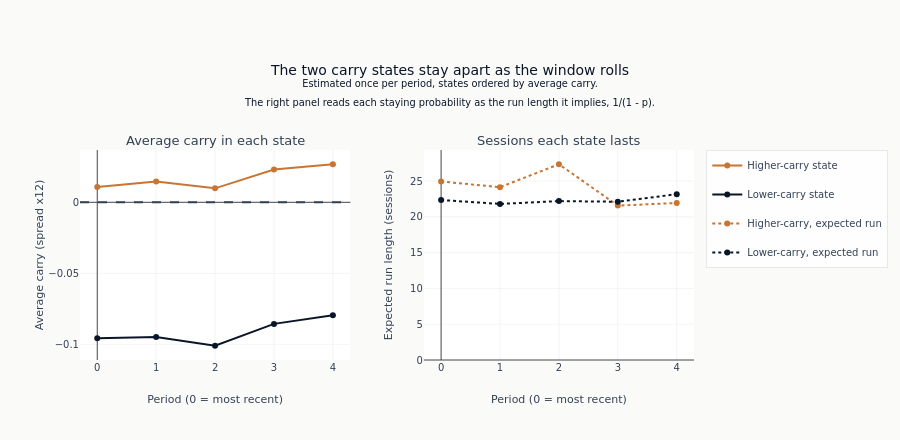

The cell this chart's notebook holds for it:
### Code cell
if len(hmm_param_df) > 0:
    fig = make_subplots(
        rows=1,
        cols=2,
        subplot_titles=["Average carry in each state", "Sessions each state lasts"],
        horizontal_spacing=0.12,
    )
    for column, name, color in (
        ("mean_carry_high", "Higher-carry state", COLORS["copper"]),
        ("mean_carry_low", "Lower-carry state", COLORS["blue"]),
    ):
        fig.add_trace(
            go.Scatter(
                x=hmm_param_df["fold"].to_list(),
                y=hmm_param_df[column].to_list(),
                mode="lines+markers",
                name=name,
                line={"color": color},
                legendgroup=name,
            ),
            row=1,
            col=1,
        )
    for column, name, color in (
        ("persist_high", "Higher-carry, expected run", COLORS["copper"]),
        ("persist_low", "Lower-carry, expected run", COLORS["blue"]),
    ):
        fig.add_trace(
            go.Scatter(
                x=hmm_param_df["fold"].to_list(),
                y=(1.0 / (1.0 - hmm_param_df[column])).to_list(),
                mode="lines+markers",
                name=name,
                line={"color": color, "dash": "dot"},
                legendgroup=name,
            ),
            row=1,
            col=2,
        )
    fig.add_hline(y=0.0, line_dash="dash", line_color=COLORS["neutral"], row=1, col=1)
    fig.update_annotations(font_size=13)
    fig.update_yaxes(title_text="Average carry (spread x12)", row=1, col=1)
    fig.update_yaxes(title_text="Expected run length (sessions)", rangemode="tozero", row=1, col=2)
    fig.update_xaxes(title_text="Period (0 = most recent)", row=1, col=1)
    fig.update_xaxes(title_text="Period (0 = most recent)", row=1, col=2)
    fig.update_layout(
        title=(
            "The two carry states stay apart as the window rolls"
            "<br><sup>Estimated once per period, states ordered by average carry."
            "<br>The right panel reads each staying probability as the run length it "
            "implies, 1/(1 - p).</sup>"
        ),
        height=440,
        margin={"t": 150},
    )
    show_plotly_with_alt(
        fig,
        "Two side-by-side line panels with one point per period, period 0 most recent, five "
        "periods in all. The left panel plots average carry in each state: the higher-carry "
        "state stays above zero and the lower-carry state well below it in every period, and "
        "the two lines never approach each other. The right panel plots one dotted line per "
        "state, each the run length that state's own staying probability implies as 1/(1 - p). "
        "Both sit a little above twenty sessions in every period and stay close together, so "
        "the states differ in the carry they carry rather than in how long they last.",
    )

### Figure 1 — Plotly figure (JSON) as saved in the notebook; plotly's stock layout.template omitted (floating-point values rounded to 4 significant figures)
{"data": [{"legendgroup": "Higher-carry state", "line": {"color": "#C87533"}, "mode": "lines+markers", "name": "Higher-carry state", "type": "scatter", "x": [0, 1, 2, 3, 4], "xaxis": "x", "y": [0.01075, 0.01466, 0.009847, 0.02303, 0.0268], "yaxis": "y"}, {"legendgroup": "Lower-carry state", "line": {"color": "#0a1628"}, "mode": "lines+markers", "name": "Lower-carry state", "type": "scatter", "x": [0, 1, 2, 3, 4], "xaxis": "x", "y": [-0.09562, -0.09489, -0.101, -0.08559, -0.07959], "yaxis": "y"}, {"legendgroup": "Higher-carry, expected run", "line": {"color": "#C87533", "dash": "dot"}, "mode": "lines+markers", "name": "Higher-carry, expected run", "type": "scatter", "x": [0, 1, 2, 3, 4], "xaxis": "x2", "y": [24.94, 24.14, 27.35, 21.57, 21.94], "yaxis": "y2"}, {"legendgroup": "Lower-carry, expected run", "line": {"color": "#0a1628", "dash": "dot"}, "mode": "lines+markers", "name": "Lower-carry, expected run", "type": "scatter", "x": [0, 1, 2, 3, 4], "xaxis": "x2", "y": [22.35, 21.8, 22.2, 22.11, 23.17], "yaxis": "y2"}], "layout": {"annotations": [{"font": {"size": 13}, "showarrow": false, "text": "Average carry in each state", "x": 0.22, "xanchor": "center", "xref": "paper", "y": 1.0, "yanchor": "bottom", "yref": "paper"}, {"font": {"size": 13}, "showarrow": false, "text": "Sessions each state lasts", "x": 0.78, "xanchor": "center", "xref": "paper", "y": 1.0, "yanchor": "bottom", "yref": "paper"}], "height": 440, "margin": {"t": 150}, "shapes": [{"line": {"color": "#334155", "dash": "dash"}, "type": "line", "x0": 0, "x1": 1, "xref": "x domain", "y0": 0.0, "y1": 0.0, "yref": "y"}], "title": {"text": "The two carry states stay apart as the window rolls<br><sup>Estimated once per period, states ordered by average carry.<br>The right panel reads each staying probability as the run length it implies, 1/(1 - p).</sup>"}, "xaxis": {"anchor": "y", "domain": [0.0, 0.44], "title": {"text": "Period (0 = most recent)"}}, "xaxis2": {"anchor": "y2", "domain": [0.56, 1.0], "title": {"text": "Period (0 = most recent)"}}, "yaxis": {"anchor": "x", "domain": [0.0, 1.0], "title": {"text": "Average carry (spread x12)"}}, "yaxis2": {"anchor": "x2", "domain": [0.0, 1.0], "rangemode": "tozero", "title": {"text": "Expected run length (sessions)"}}}}
